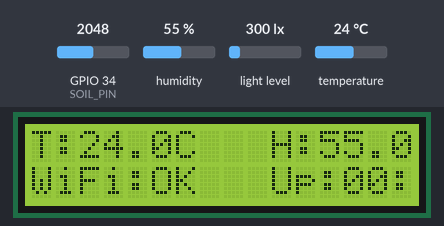
Bench run of a program on a simulated ESP32. On the bench: 16×2 character LCD. Inputs (shaded band) come from the test bench; at power-on: temperature 24 °C, humidity 55 %, GPIO 34 (SOIL_PIN) = 2048, light level 300 lx (analog values on the 0–4095 scale). WiFi joins after 1.5 s; servers stay silent unless stated; uploads are accepted with an empty reply; what the program prints to the serial monitor is not drawn.

Above: at 7.9 s.
8.0 s: temperature set to 41 °C
At 10.9 s:
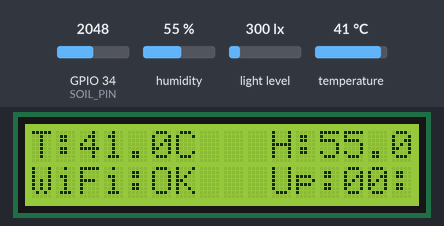
11.6 s: humidity set to 22 %
At 14.0 s:
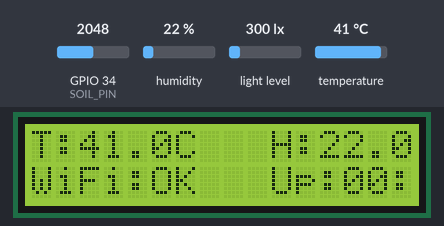
22.2 s: temperature set to 12 °C
At 26.3 s:
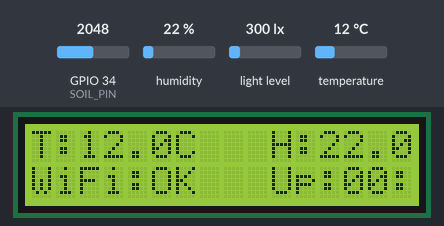
29.5 s: temperature set to 0 °C
At 32.4 s:
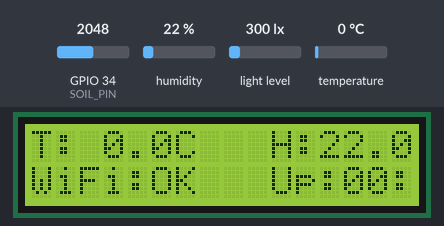
Timing chart, 0 to 33.8 s (numbered marks = the images above; inputs shaded):
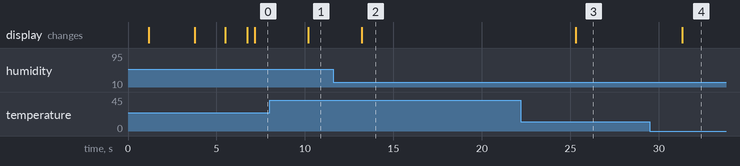

Measured:
- after the input at 8.0 s, the display: changes after 2.2 s (image 1)
- after the input at 11.6 s, the display: changes after 1.6 s (image 2)
- after the input at 22.2 s, the display: changes after 3.1 s (image 3)
- after the input at 29.5 s, the display: changes after 1.8 s (image 4)

The program:

main.cpp
```cpp
// =====================================================================
// ESP32 — MODULE 3: Light, Soil & Environmental System
// =====================================================================
// SENSOR WIRING:
//   1. DHT11 Sensor:
//      - DATA  -> GPIO 4
//      - VCC   -> 3.3V / 5V
//      - GND   -> GND
//
//   2. BH1750 Digital Light Sensor:
//      - SDA   -> GPIO 21
//      - SCL   -> GPIO 22
//      - ADDR  -> GND (Address: 0x23)
//      - VCC   -> 3.3V
//      - GND   -> GND
//
//   3. Capacitive Soil Moisture Sensor v2.0:
//      - AOUT  -> GPIO 34 (ADC1_CH6 - Analog Input)
//      - VCC   -> 3.3V
//      - GND   -> GND
//
//   [COMMENTED / OPTIONAL] 4. HX711 5kg Load Cell:
//      - DT    -> GPIO 14
//      - SCK   -> GPIO 12
//      - VCC   -> 5V (VIN)
//      - GND   -> GND
// =====================================================================

#include <Arduino.h>
#include <Wire.h>
#include <DHT.h>
#include <BH1750.h>
#include <LiquidCrystal_I2C.h>
// #include "HX711.h"
#include <WiFi.h>
#include <HTTPClient.h>
#include <WiFiClientSecure.h>

// =====================================================================
//  1. DHT11 Configuration (GPIO 4)
// =====================================================================
#define DHTPIN   4
#define DHTTYPE  DHT11
DHT dht(DHTPIN, DHTTYPE);

// =====================================================================
//  2. BH1750 Configuration (Wire1: SDA=21, SCL=22)
// =====================================================================
#define BH1750_SDA_PIN  21
#define BH1750_SCL_PIN  22
BH1750 lightMeter(0x23);
bool bh1750_available = false;
float currentLux = 0.0f;

// Calibration factor: Master sensor = 202.5 lx / BH1750 raw = 277.1 lx
const float LIGHT_CAL_FACTOR = 0.7308f;

// =====================================================================
//  3. Capacitive Soil Moisture Sensor Configuration (GPIO 34)
// =====================================================================
#define SOIL_PIN         34
#define VREF             3.3f
#define ADC_RESOLUTION   4095.0f

// Calibration reference values (ADC 0-4095)
const int AIR_VALUE   = 3000; // Dry air (0% moisture)
const int WATER_VALUE = 1350; // Pure water (100% moisture)

// =====================================================================
//  4. 2004 Character LCD (Dedicated Wire: SDA=19, SCL=18)
// =====================================================================
#define LCD_SDA_PIN      19
#define LCD_SCL_PIN      18
LiquidCrystal_I2C lcd(0x27, 20, 4);
bool lcd_available = false;

// =====================================================================
//  [COMMENTED] HX711 Load Cell Configuration
// =====================================================================
// #define HX711_DOUT_PIN  14
// #define HX711_SCK_PIN   12
// HX711 scale;
// bool scale_available = false;
// float scale_calibration_factor = 420.0f;

// =====================================================================
//  WiFi & ThingsBoard Configuration
// =====================================================================
const char* WIFI_SSID = "Meeting Room";
const char* WIFI_PASS = "Shahid786$$";
const char* TB_HOST   = "https://things.digitalm.cloud";
const char* TB_TOKEN  = "52kqr3ax2flcp0gdy56s";

// =====================================================================
//  Timing & State Variables
// =====================================================================
const unsigned long INTERVAL = 3000UL; // Read and send every 3 seconds
unsigned long lastLog = 0;
unsigned long loopCount = 0;

// =====================================================================
//  Helpers
// =====================================================================
String uptime() {
    unsigned long s = millis() / 1000;
    unsigned long h = s / 3600; s %= 3600;
    unsigned long m = s / 60;   s %= 60;
    char b[12]; snprintf(b, sizeof(b), "%02lu:%02lu:%02lu", h, m, s);
    return String(b);
}

void printLine(char c = '-') {
    for (int i = 0; i < 62; i++) Serial.print(c);
    Serial.println();
}

// Light Status Classification (Concise)
const char* getLightStatus(float lux) {
    if (lux < 1.0f)     return "DARK";
    if (lux < 50.0f)    return "DIM";
    if (lux < 200.0f)   return "MODERATE";
    if (lux < 500.0f)   return "BRIGHT";
    if (lux < 1000.0f)  return "VERY BRIGHT";
    if (lux < 10000.0f) return "OUTDOOR SHADE";
    if (lux < 30000.0f) return "CLOUDY OUTDOOR";
    return                     "DIRECT SUNLIGHT";
}

// Soil Moisture Status Classification
const char* getSoilStatus(float pct) {
    if (pct < 15.0f)  return "VERY DRY";
    if (pct < 35.0f)  return "DRY";
    if (pct < 65.0f)  return "OPTIMAL";
    if (pct < 85.0f)  return "WET";
    return                   "WATERLOGGED";
}

// Concise labels for 2004 Character LCD (20-column fit)
const char* shortLightStatus(float lux) {
    if (lux < 1.0f)     return "DARK";
    if (lux < 50.0f)    return "DIM";
    if (lux < 200.0f)   return "MODER";
    if (lux < 500.0f)   return "BRIGHT";
    if (lux < 1000.0f)  return "V-BRT";
    if (lux < 10000.0f) return "SHADE";
    if (lux < 30000.0f) return "CLOUDY";
    return                     "SUNNY";
}

const char* shortSoilStatus(float pct) {
    if (pct < 15.0f)  return "V-DRY";
    if (pct < 35.0f)  return "DRY";
    if (pct < 65.0f)  return "OPTIM";
    if (pct < 85.0f)  return "WET";
    return                   "FLOOD";
}

// =====================================================================
//  Capacitive Soil Sensor Reading with Multi-Sample Filter
// =====================================================================
float readSoilMoisture(int &outRawADC, float &outVoltage) {
    const int SAMPLES = 30;
    int buffer[SAMPLES];

    for (int i = 0; i < SAMPLES; i++) {
        buffer[i] = analogRead(SOIL_PIN);
        delay(2);
    }

    for (int i = 0; i < SAMPLES - 1; i++) {
        for (int j = i + 1; j < SAMPLES; j++) {
            if (buffer[i] > buffer[j]) {
                int temp = buffer[i];
                buffer[i] = buffer[j];
                buffer[j] = temp;
            }
        }
    }

    long sum = 0;
    for (int i = 10; i < 20; i++) {
        sum += buffer[i];
    }
    outRawADC = sum / 10;
    outVoltage = (outRawADC / ADC_RESOLUTION) * VREF;

    float moisturePct = ((float)(AIR_VALUE - outRawADC) / (float)(AIR_VALUE - WATER_VALUE)) * 100.0f;
    return constrain(moisturePct, 0.0f, 100.0f);
}

// =====================================================================
//  WiFi Connection
// =====================================================================
void connectWiFi() {
    if (WiFi.status() == WL_CONNECTED) return;
    WiFi.disconnect(true); delay(200);
    WiFi.mode(WIFI_STA);
    WiFi.begin(WIFI_SSID, WIFI_PASS);
    int n = 0;
    while (WiFi.status() != WL_CONNECTED && n++ < 20) {
        delay(500); Serial.print('.');
    }
    Serial.println(WiFi.status() == WL_CONNECTED ? " Connected!" : " Pending...");
}

// =====================================================================
//  ThingsBoard Telemetry Dispatch (Module 3: 10 Keys)
// =====================================================================
void sendTelemetry(float tC, float tF, float hum, float hi,
                   float lux, const char* lightLv,
                   float soilPct, float soilV, int soilADC, const char* soilLv) {
    if (WiFi.status() != WL_CONNECTED) {
        Serial.println(F(" Skipped (WiFi offline)"));
        return;
    }
    String url = String(TB_HOST) + "/api/v1/" + TB_TOKEN + "/telemetry";
    WiFiClientSecure client; client.setInsecure();
    HTTPClient https; https.setTimeout(8000);
    if (!https.begin(client, url)) {
        Serial.println(F(" Error starting HTTPS"));
        return;
    }
    https.addHeader("Content-Type", "application/json");

    // JSON Payload — Dedicated Module 3 keys (Never overwrites Module 1)
    String p = "{";
    // DHT11 Ambient for Module 3
    p += "\"m3_temperature\":"   + String(tC, 1);
    p += ",\"m3_temperatureF\":" + String(tF, 1);
    p += ",\"m3_humidity\":"     + String(hum, 1);
    p += ",\"m3_heatIndex\":"    + String(hi, 1);
    // BH1750 Light
    p += ",\"lux\":"           + String(lux, 1);
    p += ",\"lightLevel\":\""   + String(lightLv) + "\"";
    // Soil Moisture
    p += ",\"soilMoisture\":"  + String(soilPct, 1);
    p += ",\"moisture\":"      + String(soilPct, 1);
    p += ",\"soil_moisture\":" + String(soilPct, 1);
    p += ",\"soilVoltage\":"   + String(soilV, 3);
    p += ",\"soilRawADC\":"    + String(soilADC);
    p += ",\"soilStatus\":\""   + String(soilLv) + "\"";
    p += "}";

    int code = https.POST(p);
    if (code > 0) {
        Serial.printf(" HTTP %d\n", code);
    } else {
        Serial.printf(" Failed: %s\n", https.errorToString(code).c_str());
    }
    https.end();
}

// =====================================================================
//  Setup
// =====================================================================
void setup() {
    Serial.begin(115200);
    delay(1000);

    printLine('=');
    Serial.println(F("  ESP32 — MODULE 3: COMPLETE LIGHT, SOIL & ENVIRONMENT v1.1"));
    printLine('=');
    Serial.println(F("  Sensors: DHT11 (GPIO 4) | BH1750 (GPIO 21/22) | Soil (GPIO 34)"));
    Serial.println(F("  Cloud  : ThingsBoard"));
    printLine('=');

    // 1. Initialize DHT11
    dht.begin();
    Serial.println(F("  [OK] DHT11 Initialized on GPIO 4"));

    // 2. Initialize Soil Sensor ADC
    analogReadResolution(12);
    analogSetAttenuation(ADC_11db); // 0 - 3.3V
    pinMode(SOIL_PIN, INPUT);
    Serial.println(F("  [OK] Soil Moisture Sensor on GPIO 34 (ADC1_CH6)"));

    // 3. Initialize 2004 I2C LCD on Dedicated Wire (SDA=19, SCL=18)
    Wire.begin(LCD_SDA_PIN, LCD_SCL_PIN);
    Serial.print(F("  [..] 2004 I2C LCD on Wire (SDA=19, SCL=18)... "));
    byte lcdAddr = 0;
    Wire.beginTransmission(0x27);
    if (Wire.endTransmission() == 0) {
        lcdAddr = 0x27;
    } else {
        Wire.beginTransmission(0x3F);
        if (Wire.endTransmission() == 0) lcdAddr = 0x3F;
    }
    if (lcdAddr != 0) {
        lcd = LiquidCrystal_I2C(lcdAddr, 20, 4);
        lcd.init();
        lcd.backlight();
        lcd.clear();

        // 🌟 Welcome Splash Screen
        lcd.setCursor(0, 0);
        lcd.print(F("===================="));
        lcd.setCursor(0, 1);
        lcd.print(F("    Welcome to      "));
        lcd.setCursor(0, 2);
        lcd.print(F("     Module-3       "));
        lcd.setCursor(0, 3);
        lcd.print(F("===================="));
        lcd_available = true;
        Serial.printf("ONLINE at 0x%02X [OK]\n", lcdAddr);
        delay(2500); // Show Welcome message clearly for 2.5 seconds

        // System Initialization Status
        lcd.clear();
        lcd.setCursor(0, 0);
        lcd.print(F("ESP32 MONITOR SYSTEM"));
        lcd.setCursor(0, 1);
        lcd.print(F("MODULE 3: LIGHT&SOIL"));
        lcd.setCursor(0, 2);
        lcd.print(F("WiFi Connecting...  "));
        lcd.setCursor(0, 3);
        lcd.print(F("Please wait...      "));
    } else {
        Serial.println(F("OFFLINE (Check SDA=19, SCL=18, VCC=5V, GND)"));
    }

    // 4. Initialize BH1750 on Wire1 (SDA=21, SCL=22)
    Wire1.begin(BH1750_SDA_PIN, BH1750_SCL_PIN);
    Serial.print(F("  [..] BH1750 Light Sensor on Wire1 (SDA=21, SCL=22)... "));
    if (lightMeter.begin(BH1750::CONTINUOUS_HIGH_RES_MODE, 0x23, &Wire1)) {
        bh1750_available = true;
        Serial.println(F("ONLINE [OK]"));
    } else if (lightMeter.begin(BH1750::CONTINUOUS_HIGH_RES_MODE, 0x5C, &Wire1)) {
        bh1750_available = true;
        Serial.println(F("ONLINE at 0x5C [OK]"));
    } else {
        Serial.println(F("OFFLINE! Check SDA=21, SCL=22, VCC=3.3V, ADDR=GND"));
    }

    // [COMMENTED] HX711 Load Cell Initialization
    // scale.begin(HX711_DOUT_PIN, HX711_SCK_PIN);
    // if (scale.wait_ready_timeout(1000)) {
    //     scale_available = true;
    //     scale.set_scale(scale_calibration_factor);
    //     scale.tare(10);
    // }

    // 5. Connect WiFi
    Serial.print(F("  [..] WiFi Connecting"));
    connectWiFi();

    if (lcd_available) {
        lcd.setCursor(0, 2);
        if (WiFi.status() == WL_CONNECTED) {
            lcd.print(F("WiFi: Connected!    "));
        } else {
            lcd.print(F("WiFi: Offline       "));
        }
        lcd.setCursor(0, 3);
        lcd.print(F("Starting System...  "));
        delay(1200);
        lcd.clear();
    }

    printLine('=');
    Serial.println();
}

// =====================================================================
//  Main Loop
// =====================================================================
void loop() {
    connectWiFi();

    unsigned long now = millis();
    if (now - lastLog < INTERVAL) { delay(50); return; }
    lastLog = now;
    loopCount++;

    // -------------------------------------------------------------
    // 1. Read DHT11 Temperature & Humidity
    // -------------------------------------------------------------
    float hum  = dht.readHumidity();
    float tC   = dht.readTemperature();
    float tF   = dht.readTemperature(true);
    bool  dhtOK = true;

    if (isnan(hum) || isnan(tC)) {
        hum = 50.0f; tC = 25.0f; tF = 77.0f;
        dhtOK = false;
    }
    float hi = dht.computeHeatIndex(tC, hum, false);

    // -------------------------------------------------------------
    // 2. Read BH1750 Light Sensor (with Master Calibration)
    // -------------------------------------------------------------
    float rawLux = 0.0f;
    float lux = 0.0f;
    if (bh1750_available) {
        float r = lightMeter.readLightLevel();
        if (r >= 0) {
            rawLux = r;
            lux = rawLux * LIGHT_CAL_FACTOR;
            currentLux = lux;
        }
    }
    const char* lightStatus = getLightStatus(lux);

    // -------------------------------------------------------------
    // 3. Read Capacitive Soil Moisture Sensor v2.0
    // -------------------------------------------------------------
    int soilADC = 0;
    float soilVoltage = 0.0f;
    float soilMoisturePct = readSoilMoisture(soilADC, soilVoltage);
    const char* soilStatus = getSoilStatus(soilMoisturePct);

    // [COMMENTED] 4. Read HX711 5kg Weight Sensor
    // long rawWeightADC = 0;
    // float weightGrams = readWeight(rawWeightADC);

    // =============================================================
    //  Professional Serial Dashboard
    // =============================================================
    Serial.println();
    printLine('=');
    Serial.printf("  MODULE 3 | READING #%-4lu | UPTIME: %s | WiFi: %s\n",
        loopCount, uptime().c_str(),
        WiFi.status() == WL_CONNECTED ? WiFi.localIP().toString().c_str() : "Disconnected");
    printLine('=');

    // Section 1: Temperature & Humidity
    Serial.println(F("  AMBIENT ENVIRONMENT  [DHT11 - GPIO 4]"));
    printLine();
    if (dhtOK) {
        Serial.printf("    Temperature  :  %5.1f °C   (%5.1f °F)\n", tC, tF);
        Serial.printf("    Humidity     :  %5.1f %%\n", hum);
        Serial.printf("    Heat Index   :  %5.1f °C\n", hi);
    } else {
        Serial.println(F("    [WARNING] DHT11 read failed, using 25.0°C fallback."));
    }
    printLine();

    // Section 2: Light Sensor
    Serial.printf("  LIGHT INTENSITY  [BH1750 - I2C SDA=21 SCL=22]  %s\n",
                  bh1750_available ? "[ONLINE]" : "[OFFLINE]");
    printLine();
    if (bh1750_available) {
        Serial.printf("    Illuminance  :  %8.1f lx   [%s]\n", lux, lightStatus);
        Serial.printf("    Raw Sensor   :  %8.1f lx   (Calibrated: x%.4f)\n", rawLux, LIGHT_CAL_FACTOR);
        int lightBars = min((int)(lux / 200.0f), 30);
        Serial.print(F("    Light Bar    :  ["));
        for (int i = 0; i < lightBars; i++) Serial.print('#');
        for (int i = lightBars; i < 30; i++) Serial.print(' ');
        Serial.printf("] %.0f lx\n", lux);
    } else {
        Serial.println(F("    [ERR] Sensor not detected. Check wiring: SDA=21, SCL=22, ADDR=GND"));
    }
    printLine();

    // Section 3: Soil Moisture Sensor
    Serial.println(F("  SOIL MOISTURE  [Capacitive v2.0 - GPIO 34]"));
    printLine();
    Serial.printf("    Moisture     :  %5.1f %%      [%s]\n", soilMoisturePct, soilStatus);
    Serial.printf("    Analog ADC   :  %5d / 4095  (Air ~%d, Water ~%d)\n", soilADC, AIR_VALUE, WATER_VALUE);
    Serial.printf("    Sensor Volt  :  %5.3f V\n", soilVoltage);

    int soilBars = min((int)(soilMoisturePct / 4.0f), 25);
    Serial.print(F("    Moisture Bar :  ["));
    for (int i = 0; i < soilBars; i++) Serial.print('#');
    for (int i = soilBars; i < 25; i++) Serial.print(' ');
    Serial.printf("] %.1f %%\n", soilMoisturePct);
    printLine();

    // Section 4: Cloud Telemetry
    Serial.print(F("  CLOUD -> ThingsBoard Telemetry (10 keys) ..."));
    sendTelemetry(tC, tF, hum, hi, lux, lightStatus, soilMoisturePct, soilVoltage, soilADC, soilStatus);

    printLine('=');

    // -------------------------------------------------------------
    // 5. Update 2004 Character LCD Display (Live Screen)
    // -------------------------------------------------------------
    if (lcd_available) {
        char buf[21];

        // Row 0: Temperature & Humidity
        snprintf(buf, sizeof(buf), "T:%4.1fC   H:%4.1f%%   ", tC, hum);
        lcd.setCursor(0, 0);
        lcd.print(buf);

        // Row 1: Ambient Light (Lux) & Status
        snprintf(buf, sizeof(buf), "Lux : %5.0f [%-6s] ", lux, shortLightStatus(lux));
        lcd.setCursor(0, 1);
        lcd.print(buf);

        // Row 2: Soil Moisture (%) & Status
        snprintf(buf, sizeof(buf), "Soil: %4.1f%% [%-5s] ", soilMoisturePct, shortSoilStatus(soilMoisturePct));
        lcd.setCursor(0, 2);
        lcd.print(buf);

        // Row 3: WiFi Status & Uptime
        if (WiFi.status() == WL_CONNECTED) {
            snprintf(buf, sizeof(buf), "WiFi:OK   Up:%s", uptime().c_str());
        } else {
            snprintf(buf, sizeof(buf), "WiFi: Offline       ");
        }
        lcd.setCursor(0, 3);
        lcd.print(buf);
    }
}
```
